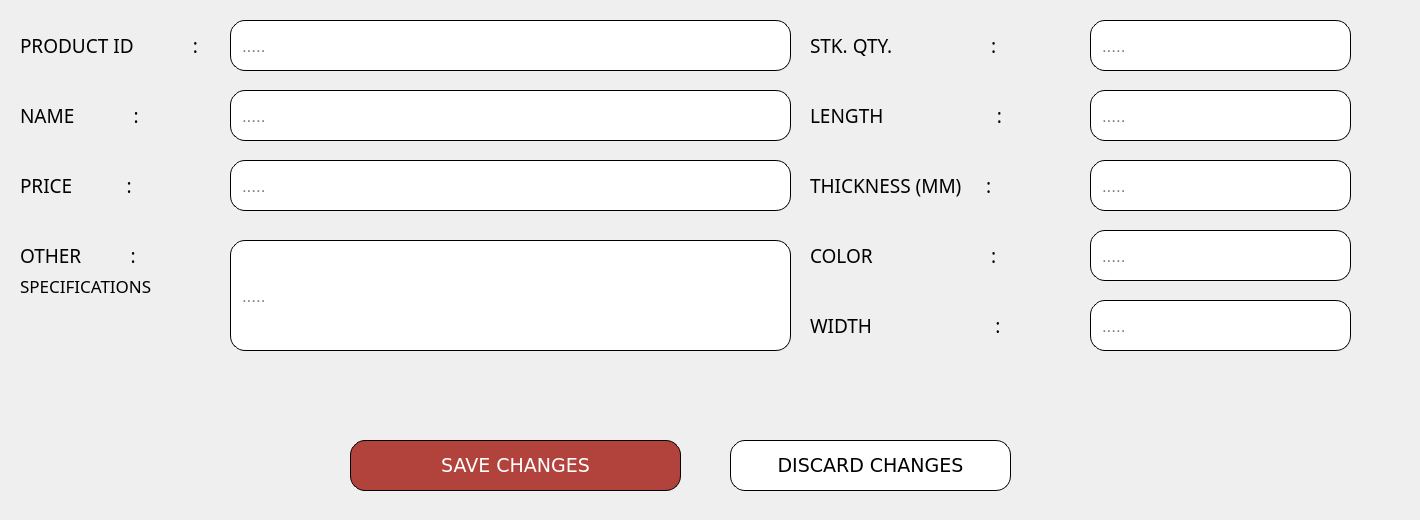
       <widget class="QWidget" name="EDIT_OTHER">
        <widget class="QFrame" name="frame_editother_3">
         <property name="geometry">
          <rect>
           <x>-10</x>
           <y>10</y>
           <width>1411</width>
           <height>411</height>
          </rect>
         </property>
         <property name="styleSheet">
          <string notr="true">    background-color: transparent;
</string>
         </property>
         <property name="frameShape">
          <enum>QFrame::StyledPanel</enum>
         </property>
         <property name="frameShadow">
          <enum>QFrame::Raised</enum>
         </property>
         <widget class="QLabel" name="label_292">
          <property name="geometry">
           <rect>
            <x>30</x>
            <y>10</y>
            <width>241</width>
            <height>51</height>
           </rect>
          </property>
          <property name="font">
           <font>
            <family>Poppins Medium</family>
            <pointsize>14</pointsize>
            <weight>50</weight>
            <bold>false</bold>
           </font>
          </property>
          <property name="styleSheet">
           <string notr="true">    background-color: transparent;
</string>
          </property>
          <property name="text">
           <string>PRODUCT ID            :</string>
          </property>
         </widget>
         <widget class="QLabel" name="label_293">
          <property name="geometry">
           <rect>
            <x>30</x>
            <y>140</y>
            <width>171</width>
            <height>71</height>
           </rect>
          </property>
          <property name="font">
           <font>
            <family>Poppins Medium</family>
            <pointsize>14</pointsize>
            <weight>50</weight>
            <bold>false</bold>
           </font>
          </property>
          <property name="styleSheet">
           <string notr="true">    background-color: transparent;
</string>
          </property>
          <property name="text">
           <string>PRICE           :</string>
          </property>
         </widget>
         <widget class="QLabel" name="label_294">
          <property name="geometry">
           <rect>
            <x>30</x>
            <y>60</y>
            <width>171</width>
            <height>91</height>
           </rect>
          </property>
          <property name="font">
           <font>
            <family>Poppins Medium</family>
            <pointsize>14</pointsize>
            <weight>50</weight>
            <bold>false</bold>
           </font>
          </property>
          <property name="styleSheet">
           <string notr="true">    background-color: transparent;
</string>
          </property>
          <property name="text">
           <string>NAME            :</string>
          </property>
         </widget>
         <widget class="QLineEdit" name="lineEdit_EditOTHER_prodID">
          <property name="geometry">
           <rect>
            <x>240</x>
            <y>10</y>
            <width>561</width>
            <height>51</height>
           </rect>
          </property>
          <property name="font">
           <font>
            <pointsize>13</pointsize>
           </font>
          </property>
          <property name="styleSheet">
           <string notr="true">    background-color: #ffffff;
    color: black;
    border-radius: 15px;
border: 1px solid #000000; 
    padding: 9px;
</string>
          </property>
          <property name="placeholderText">
           <string>.....</string>
          </property>
         </widget>
         <widget class="QLineEdit" name="lineEdit_EditOTHER_Width">
          <property name="geometry">
           <rect>
            <x>1100</x>
            <y>290</y>
            <width>261</width>
            <height>51</height>
           </rect>
          </property>
          <property name="font">
           <font>
            <pointsize>13</pointsize>
           </font>
          </property>
          <property name="styleSheet">
           <string notr="true">    background-color: #ffffff;
    color: black;
    border-radius: 15px;
border: 1px solid #000000; 
    padding: 9px;
</string>
          </property>
          <property name="placeholderText">
           <string>.....</string>
          </property>
         </widget>
         <widget class="QLabel" name="label_295">
          <property name="geometry">
           <rect>
            <x>820</x>
            <y>-50</y>
            <width>271</width>
            <height>171</height>
           </rect>
          </property>
          <property name="font">
           <font>
            <family>Poppins Medium</family>
            <pointsize>14</pointsize>
            <weight>50</weight>
            <bold>false</bold>
           </font>
          </property>
          <property name="styleSheet">
           <string notr="true">    background-color: transparent;
</string>
          </property>
          <property name="text">
           <string>STK. QTY.                    :</string>
          </property>
         </widget>
         <widget class="QLineEdit" name="lineEdit_EditOTHER_Qty">
          <property name="geometry">
           <rect>
            <x>1100</x>
            <y>10</y>
            <width>261</width>
            <height>51</height>
           </rect>
          </property>
          <property name="font">
           <font>
            <pointsize>13</pointsize>
           </font>
          </property>
          <property name="styleSheet">
           <string notr="true">    background-color: #ffffff;
    color: black;
    border-radius: 15px;
border: 1px solid #000000; 
    padding: 9px;
</string>
          </property>
          <property name="placeholderText">
           <string>.....</string>
          </property>
         </widget>
         <widget class="QLabel" name="label_296">
          <property name="geometry">
           <rect>
            <x>820</x>
            <y>270</y>
            <width>261</width>
            <height>91</height>
           </rect>
          </property>
          <property name="font">
           <font>
            <family>Poppins Medium</family>
            <pointsize>14</pointsize>
            <weight>50</weight>
            <bold>false</bold>
           </font>
          </property>
          <property name="styleSheet">
           <string notr="true">    background-color: transparent;
</string>
          </property>
          <property name="text">
           <string>WIDTH                         :</string>
          </property>
         </widget>
         <widget class="QLabel" name="label_297">
          <property name="geometry">
           <rect>
            <x>820</x>
            <y>200</y>
            <width>271</width>
            <height>91</height>
           </rect>
          </property>
          <property name="font">
           <font>
            <family>Poppins Medium</family>
            <pointsize>14</pointsize>
            <weight>50</weight>
            <bold>false</bold>
           </font>
          </property>
          <property name="styleSheet">
           <string notr="true">    background-color: transparent;
</string>
          </property>
          <property name="text">
           <string>COLOR                        :</string>
          </property>
         </widget>
         <widget class="QLineEdit" name="lineEdit_EditOTHER_Color">
          <property name="geometry">
           <rect>
            <x>1100</x>
            <y>220</y>
            <width>261</width>
            <height>51</height>
           </rect>
          </property>
          <property name="font">
           <font>
            <pointsize>13</pointsize>
           </font>
          </property>
          <property name="styleSheet">
           <string notr="true">    background-color: #ffffff;
    color: black;
    border-radius: 15px;
border: 1px solid #000000; 
    padding: 9px;
</string>
          </property>
          <property name="placeholderText">
           <string>.....</string>
          </property>
         </widget>
         <widget class="QLabel" name="label_298">
          <property name="geometry">
           <rect>
            <x>820</x>
            <y>50</y>
            <width>261</width>
            <height>111</height>
           </rect>
          </property>
          <property name="font">
           <font>
            <family>Poppins Medium</family>
            <pointsize>14</pointsize>
            <weight>50</weight>
            <bold>false</bold>
           </font>
          </property>
          <property name="styleSheet">
           <string notr="true">    background-color: transparent;
</string>
          </property>
          <property name="text">
           <string>LENGTH                       :</string>
          </property>
         </widget>
         <widget class="QLineEdit" name="lineEdit_EditOTHER_Length">
          <property name="geometry">
           <rect>
            <x>1100</x>
            <y>80</y>
            <width>261</width>
            <height>51</height>
           </rect>
          </property>
          <property name="font">
           <font>
            <pointsize>13</pointsize>
           </font>
          </property>
          <property name="styleSheet">
           <string notr="true">    background-color: #ffffff;
    color: black;
    border-radius: 15px;
border: 1px solid #000000; 
    padding: 9px;
</string>
          </property>
          <property name="placeholderText">
           <string>.....</string>
          </property>
         </widget>
         <widget class="QLabel" name="label_299">
          <property name="geometry">
           <rect>
            <x>30</x>
            <y>170</y>
            <width>181</width>
            <height>151</height>
           </rect>
          </property>
          <property name="font">
           <font>
            <family>Poppins Medium</family>
            <pointsize>14</pointsize>
            <weight>50</weight>
            <bold>false</bold>
           </font>
          </property>
          <property name="styleSheet">
           <string notr="true">    background-color: transparent;
</string>
          </property>
          <property name="text">
           <string>OTHER          :</string>
          </property>
         </widget>
         <widget class="QLineEdit" name="lineEdit_EditOTHER_Price">
          <property name="geometry">
           <rect>
            <x>240</x>
            <y>150</y>
            <width>561</width>
            <height>51</height>
           </rect>
          </property>
          <property name="font">
           <font>
            <pointsize>13</pointsize>
           </font>
          </property>
          <property name="styleSheet">
           <string notr="true">    background-color: #ffffff;
    color: black;
    border-radius: 15px;
border: 1px solid #000000; 
    padding: 9px;
</string>
          </property>
          <property name="placeholderText">
           <string>.....</string>
          </property>
         </widget>
         <widget class="QLineEdit" name="lineEdit_EditOTHER_OtherSpecifications">
          <property name="geometry">
           <rect>
            <x>240</x>
            <y>230</y>
            <width>561</width>
            <height>111</height>
           </rect>
          </property>
          <property name="font">
           <font>
            <pointsize>13</pointsize>
           </font>
          </property>
          <property name="styleSheet">
           <string notr="true">    background-color: #ffffff;
    color: black;
    border-radius: 15px;
border: 1px solid #000000; 
    padding: 9px;
</string>
          </property>
          <property name="placeholderText">
           <string>.....</string>
          </property>
         </widget>
         <widget class="QLabel" name="label_300">
          <property name="geometry">
           <rect>
            <x>820</x>
            <y>130</y>
            <width>271</width>
            <height>91</height>
           </rect>
          </property>
          <property name="font">
           <font>
            <family>Poppins Medium</family>
            <pointsize>14</pointsize>
            <weight>50</weight>
            <bold>false</bold>
           </font>
          </property>
          <property name="styleSheet">
           <string notr="true">    background-color: transparent;
</string>
          </property>
          <property name="text">
           <string>THICKNESS (MM)     :</string>
          </property>
         </widget>
         <widget class="QLineEdit" name="lineEdit_EditOTHER_Thickness">
          <property name="geometry">
           <rect>
            <x>1100</x>
            <y>150</y>
            <width>261</width>
            <height>51</height>
           </rect>
          </property>
          <property name="font">
           <font>
            <pointsize>13</pointsize>
           </font>
          </property>
          <property name="styleSheet">
           <string notr="true">    background-color: #ffffff;
    color: black;
    border-radius: 15px;
border: 1px solid #000000; 
    padding: 9px;
</string>
          </property>
          <property name="placeholderText">
           <string>.....</string>
          </property>
         </widget>
         <widget class="QLabel" name="label_301">
          <property name="geometry">
           <rect>
            <x>30</x>
            <y>250</y>
            <width>211</width>
            <height>51</height>
           </rect>
          </property>
          <property name="font">
           <font>
            <family>Poppins Medium</family>
            <pointsize>13</pointsize>
            <weight>50</weight>
            <bold>false</bold>
           </font>
          </property>
          <property name="styleSheet">
           <string notr="true">    background-color: transparent;
</string>
          </property>
          <property name="text">
           <string>SPECIFICATIONS</string>
          </property>
         </widget>
         <widget class="QLineEdit" name="lineEdit_EditOTHER_Name">
          <property name="geometry">
           <rect>
            <x>240</x>
            <y>80</y>
            <width>561</width>
            <height>51</height>
           </rect>
          </property>
          <property name="font">
           <font>
            <pointsize>13</pointsize>
           </font>
          </property>
          <property name="styleSheet">
           <string notr="true">    background-color: #ffffff;
    color: black;
    border-radius: 15px;
border: 1px solid #000000; 
    padding: 9px;
</string>
          </property>
          <property name="placeholderText">
           <string>.....</string>
          </property>
         </widget>
        </widget>
        <widget class="QFrame" name="frame_50">
         <property name="geometry">
          <rect>
           <x>-10</x>
           <y>420</y>
           <width>1331</width>
           <height>91</height>
          </rect>
         </property>
         <property name="styleSheet">
          <string notr="true">    background-color: transparent;
</string>
         </property>
         <property name="frameShape">
          <enum>QFrame::StyledPanel</enum>
         </property>
         <property name="frameShadow">
          <enum>QFrame::Raised</enum>
         </property>
         <widget class="QPushButton" name="pushButton_Save_OTHERedit">
          <property name="geometry">
           <rect>
            <x>360</x>
            <y>20</y>
            <width>331</width>
            <height>51</height>
           </rect>
          </property>
          <property name="font">
           <font>
            <family>Verdana</family>
            <pointsize>14</pointsize>
           </font>
          </property>
          <property name="styleSheet">
           <string notr="true">    background-color: #b2423c;
    color: white;
    border-radius: 15px;
border: 1px solid #000000; 
    padding: 9px;
font-family: &quot;Verdana&quot;, sans-serif; 
text-align: center;</string>
          </property>
          <property name="text">
           <string>SAVE CHANGES</string>
          </property>
         </widget>
         <widget class="QPushButton" name="pushButton_Discard_OTHERedit">
          <property name="geometry">
           <rect>
            <x>740</x>
            <y>20</y>
            <width>281</width>
            <height>51</height>
           </rect>
          </property>
          <property name="font">
           <font>
            <family>Verdana</family>
            <pointsize>14</pointsize>
           </font>
          </property>
          <property name="styleSheet">
           <string notr="true">
/* Default Inactive Button */
QPushButton {
    background-color: #ffffff;
    color: black;
    border-radius: 15px;
border: 1px solid #000000; 
    padding: 9px;
font-family: &quot;Verdana&quot;, sans-serif; 
text-align: center;
}

/* Hover Effect on Inactive Buttons */
QPushButton:hover {
    background-color: #a6a6a6;
    color: white;
}

/* Active Button (Current Page) */
QPushButton#activeButton {
    background-color: #a6a6a6;
    color: white;
}
</string>
          </property>
          <property name="text">
           <string>DISCARD CHANGES</string>
          </property>
         </widget>
        </widget>
       </widget>
